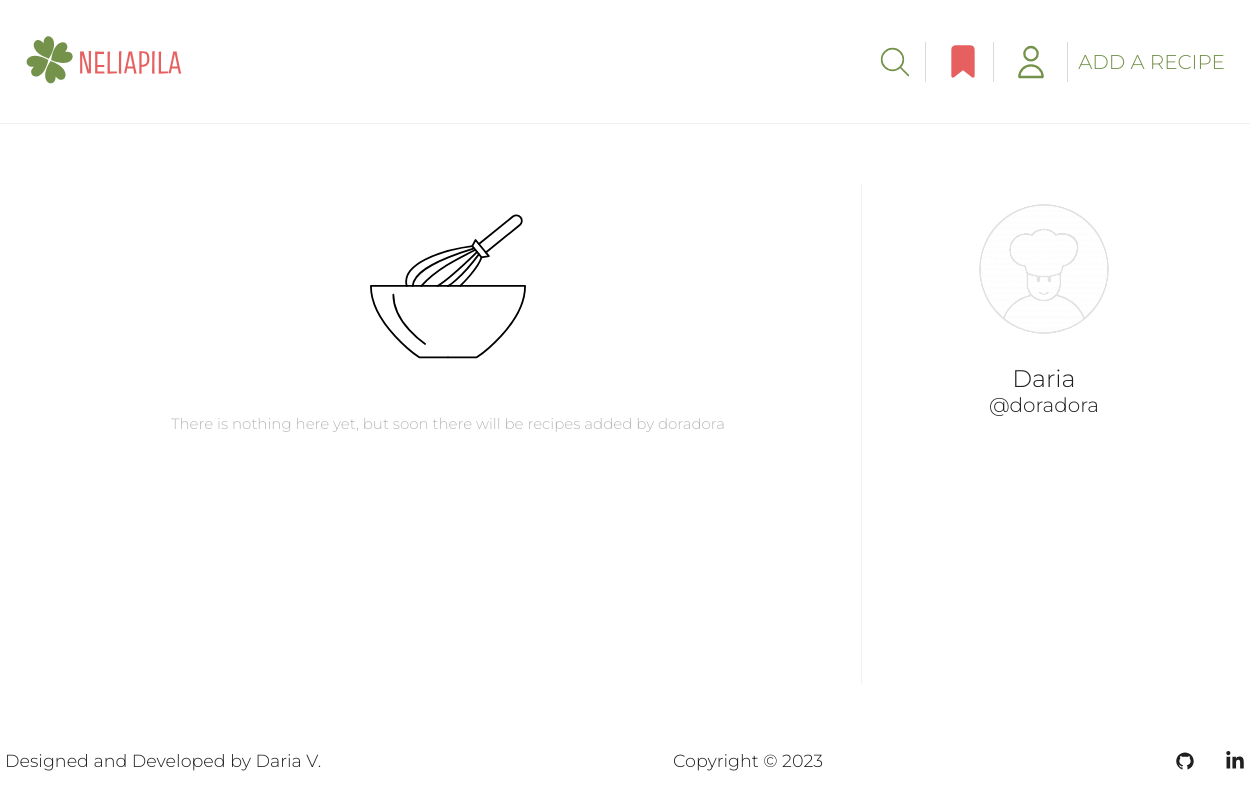
Before: /profile/18 with the older database file.
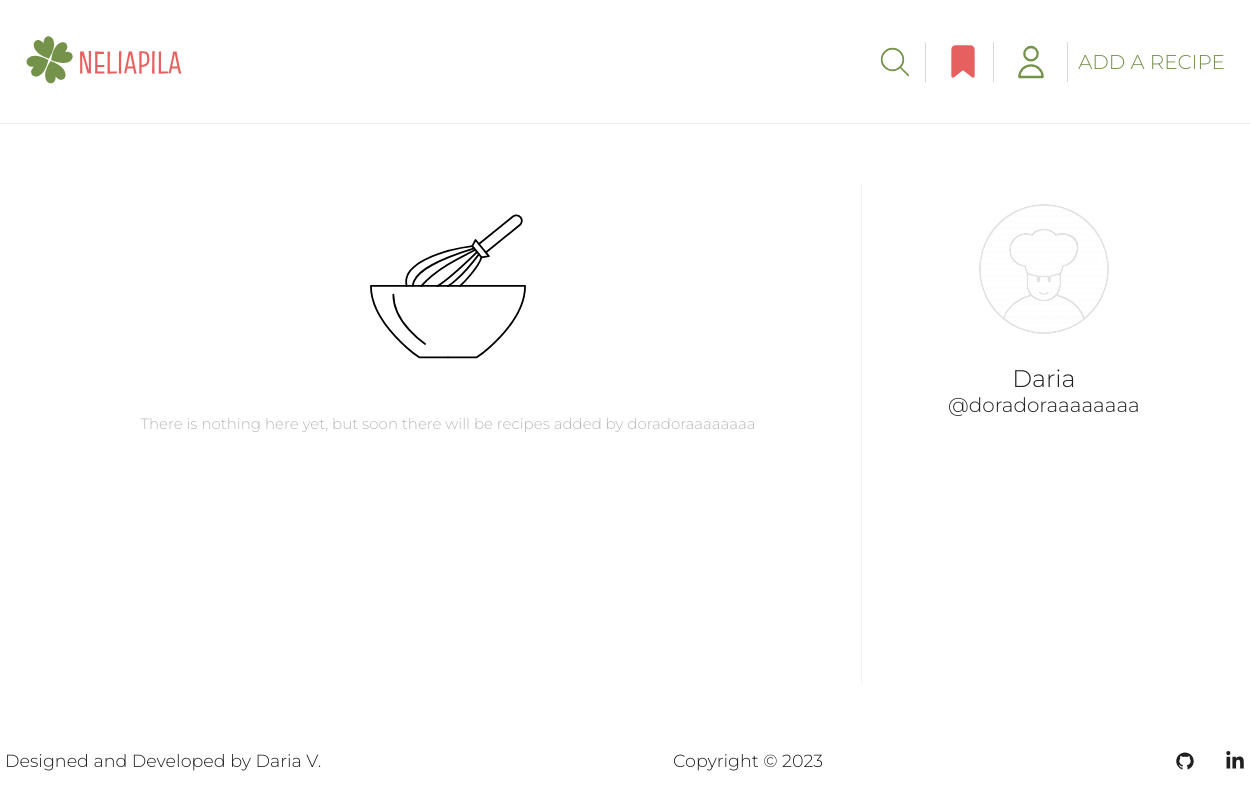
After: the same page with the newer database file.
### user/models.py (models this page shows, shortened)
class Profile(models.Model):
    user = models.OneToOneField(User, on_delete=models.CASCADE)
    name = models.CharField(max_length=50, null=True, blank=True)
    email = models.EmailField(max_length=500, blank=True, null=True, unique=True)
    username = models.CharField(max_length=50, blank=True, null=True)
    bio = models.TextField(blank=True, null=True)
    image = models.ImageField(upload_to='profiles/', blank=True, null=True, default='profiles/default-profile-pic.png')
    created = models.DateTimeField(auto_now_add=True)

### user/views.py (the view)
# urls.py: path('profile/<pk>', views.author_profile, name='profile'),
def author_profile(request, pk):
    profile = Profile.objects.get(user=pk)
    context = {'profile': profile}
    return render(request, 'user/profile.html', context)

### templates/user/profile.html (shortened to what this page needs)
{% extends 'base/base.html' %}
{% load static %}
{% block css %}
<link rel="stylesheet" href="{% static 'user/css/profile.css' %}">
{% endblock %}
{% block content %}
<section class="user-profile-page">
    <div class="profile container">
        <div class="profile-parts">
            <div class="profile-recipes">
                <img src="{% static 'user/images/recipe-default.svg' %}" alt="Recipe">
                <span>There is nothing here yet, but soon there will be recipes added by {{ profile.username }}</span>
            </div>
            <div class="profile-card">
                <img class="profile-avatar"
                     src="{{ profile.image.url }}" alt="User`s photo">
                {% if profile.name %}
                <span class="profile-name">{{ profile.name }}</span>
                {% endif %}
                <span class="profile-username">@{{ profile.username }}</span>
            </div>
        </div>
    </div>
</section>
{% endblock %}

### templates/base/base.html (shortened to what this page needs)
<!DOCTYPE html>
{% load static %}
<html lang="en">
<head>
    <link rel="stylesheet" href="{% static 'base/css/base.css' %}">
    {% block css %}{% endblock %}
</head>
<body>
{% block header %}
<header class="header-menu">
    <div class="header container">
        <div class="header-top">
            <div class="logo">
                <a href="{% url 'home' %}"><img src="{% static 'base/images/neliapila_logo.svg' %}" alt="NELIAPILA"></a>
            </div>
            <div class="right-items-login">
                <button class="search-logo" id="search_logo">
                </button>
                {% if user.is_authenticated %}
                <a class="user-favourites" href="#">
                    {% else %}
                    <a class="user-favourites" href="{% url 'login' %}">
                        {% endif %}
                    </a>
                <div class="user-profile-next-links">
                    {% if user.is_authenticated %}
                    <a href="{% url 'profile' user.id %}">
                        {% else %}
                        <a href="{% url 'login' %}">
                            {% endif %}
                        </a>
                </div>
                {% if user.is_authenticated %}
                <a class="add-a-recipe right-links" href="{% url 'add-recipe' %}">ADD A RECIPE</a>
                {% else %}
                <a class="add-a-recipe right-links" href="{% url 'login' %}">ADD A RECIPE</a>
                {% endif %}
            </div>
        </div>
    </div>
</header>
{% endblock header %}
<main>
    {% block content %}
    {% endblock content%}
</main>
<footer class="footer-nav">
    <div class="page-footer_wrapper container">
        <div class="footer-designer-name">
            <h3>Designed and Developed by Daria V.</h3>
        </div>
        <div class="footer-copyright">
            <h3>Copyright © 2023</h3>
        </div>
        <div class="footer-body">
            <ul class="footer-icons">
                <li class="social-icon">
                    <a href="https://github.com/dariavarlamovaa" target="_blank"
                       rel="noopener noreferrer">
                    </a>
                </li>
                <li class="social-icon">
                    <a href="https://www.linkedin.com/in/daria-varlamova-091537270/"
                       target="_blank" rel="noopener noreferrer">
                    </a>
                </li>
            </ul>
        </div>
    </div>
</footer>
</body>
</html>

### static/base/css/base.css (style rules this page uses)
html { height: 100%; position: relative; }
body { font-family: 'Montserrat', sans-serif; font-weight: 300; font-size: 20px; color: #211f1f; background-color: #FFFFFF; margin: 0; padding: 0; min-height: 100%; display: flex; flex-direction: column; }
a { text-decoration: none; color: #211f1f; }
h1, h2, h3, p { margin: 0; font-weight: 300; }
li, ul { margin: 0; padding: 0; }
svg { vertical-align: middle; }
.container { width: 1240px; margin: 0 auto; position: relative; }
main { flex: 1; }
.header { width: 100%; padding: 0 2%; box-sizing: border-box; font-size: 10px; border-bottom: 1px solid #efefef; }
.header-top { display: flex; align-items: center; justify-content: space-between; padding: 35px 0; box-sizing: border-box; position: relative; }
.logo img { height: 50px; }
.right-links { color: #74924a; font-size: 20px; }
.right-items-login { min-width: 350px; display: flex; flex-direction: row; justify-content: space-between; align-items: center; }
.right-items-login button:nth-child(1), .user-favourites { border-right-width: 1px; border-right-style: solid; border-right-color: rgb(217, 217, 217); padding-right: 10px; border-bottom: 0; border-left: 0; border-top: 0; }
.user-profile-next-links { position: relative; display: flex; flex-direction: row; align-items: center; }
.add-a-recipe { border-left-width: 1px; border-left-style: solid; border-left-color: rgb(217, 217, 217); padding-left: 10px; display: flex; align-items: center; height: 40px; }
.arrow-button, .search-logo { background-color: transparent; cursor: pointer; height: 40px; border: none; padding: 0; }
.page-footer_wrapper { display: flex; flex-wrap: wrap; justify-content: space-between; box-sizing: border-box; padding: 20px 0; font-size: 15px; align-items: center; }
.footer-icons { list-style: none; display: flex; gap: 30px; padding: 0; }
.footer-designer-name, .footer-copyright, .footer-body { height: 40px; display: flex; align-items: center; }
.social-icon a { color: #FFF; }

### static/user/css/profile.css (style rules this page uses)
.profile-parts { display: flex; flex-direction: row; justify-content: space-between; padding: 60px 30px 0 30px; min-height: 500px; }
.profile-recipes { display: flex; flex-direction: column; width: 70%; text-align: center; align-items: center; border-right: 1px solid; border-right-color: #F2F2F2FF; height: 500px; }
.profile-recipes img { margin-bottom: 30px; width: 200px; }
.profile-recipes span { color: #B8B8B8FF; font-size: 15px; }
.profile-card { width: 29%; display: flex; flex-direction: column; align-items: center; padding-top: 20px; }
.profile-avatar { width: 130px; height: 130px; margin-bottom: 30px; border-radius: 100%; }
.profile-name { font-size: 24px; text-transform: capitalize; }
.profile-username { margin-bottom: 30px; }

Changed rows visible on the page:
changed Profile "Daria": username "doradora" → "doradoraaaaaaaa"
